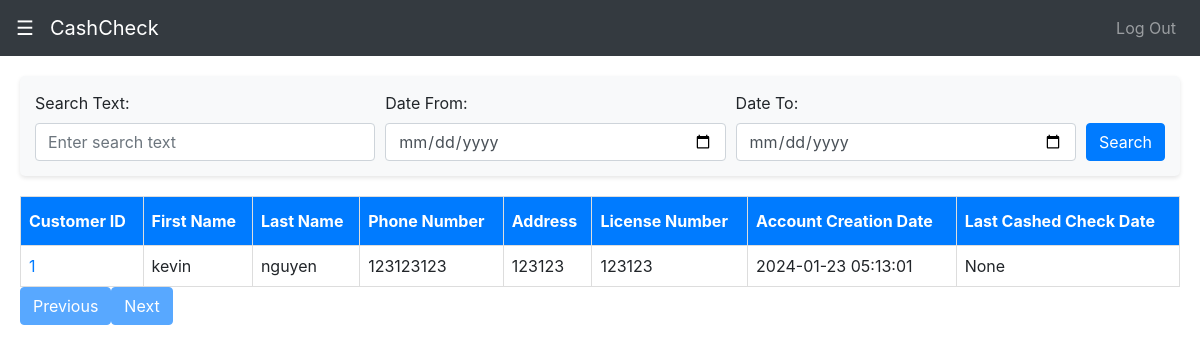
/customers (signed in), run on the app's committed database.
### tables this page shows
CREATE TABLE CUSTOMERS 

(
  customer_id INTEGER PRIMARY KEY AUTOINCREMENT,
  first_name TEXT,
  last_name TEXT,
  customer_uuid TEXT ,
  phone_number TEXT,
  address TEXT,
  license_number TEXT,
  creation_date TIMESTAMP DEFAULT CURRENT_TIMESTAMP,
  last_checked_date TIMESTAMP,
  customer_photo TEXT,
  customer_license_photo TEXT,
  is_flagged BOOLEAN DEFAULT 0,
  notes TEXT DEFAULT 'NO NOTES',
  employee_id INTEGER
  );

### cashchecking.py (the view)
@app.route('/customers', methods=['GET', 'POST'])
@login_required
def customers():
    date_to = request.args.get('date_to', '', type=str)
    date_from = request.args.get('date_from', '', type=str)
    text = request.args.get('search_text', '', type=str)
    page = request.args.get('page', 1, type=int)
    conn, cursor = get_sqlite_connection()
    results = get_customer_list(cursor, date_to, date_from, text)
    paginated_customers = results[(page - 1) * 100:page * 100]
    has_next = len(results[(page) * 100:(page+1) * 100])
    has_prev = len(results[(page-2) * 100:(page-1) * 100])
    conn.close()
    all_customers = []
    for result in paginated_customers:
        print(result)
        order_detail = {}
        order_detail['customer_id'] = result[0]
        order_detail['first_name'] = result[1]
        order_detail['last_name'] = result[2]
        order_detail['phone_number'] = result[3]
        order_detail['address'] = result[4]
        order_detail['license_number'] = result[5]
        order_detail['account_creation'] = result[6]
        order_detail['last_checked'] = result[7]
        all_customers.append(order_detail)
    return render_template('customers.html', orders_list=all_customers, has_next=has_next, current_page=page, has_prev=has_prev)

### cashchecking.py (called while the page is built)
def get_sqlite_connection():
    conn = sqlite3.connect('cashchecking.db')
    cur = conn.cursor()
    return conn, cur

@login_manager.user_loader
def load_user(user_id):
    conn, cursor = get_sqlite_connection()
    cursor.execute(f'''select username from employees where employee_id = {user_id}''')
    username = cursor.fetchone()[0]
    return User(True, user_id, username)

### templates/customers.html (shortened to what this page needs)
<!DOCTYPE html>
<html lang="en">
<head>
    <link rel="stylesheet" href="https://stackpath.bootstrapcdn.com/bootstrap/4.3.1/css/bootstrap.min.css">
</head>
<body>
    <nav class="navbar navbar-expand-lg navbar-dark bg-dark">
        <span style="color: white; cursor: pointer" class="navbar-brand" onclick="toggleSidebar()">
            &#9776;
        </span>
        <a class="navbar-brand" href="/">CashCheck</a>
        <div class="collapse navbar-collapse" id="navbarNav">
            <ul class="navbar-nav ml-auto">
                {% if current_user.is_active %}
                <li class="nav-item">
                    <a class="nav-link" href="/logout">Log Out</a>
                </li>
                {% endif %}
            </ul>
        </div>
    </nav>
 <div class="main-content" id="mainContent">
        <div class="search-bar">
            <form action="/customers" method="get">
                <div class="form-row align-items-end">
                    <div class="col">
                        <label for="searchText">Search Text:</label>
                        <input type="text" class="form-control" id="searchText" name="search_text" placeholder="Enter search text">
                    </div>
                    <div class="col">
                        <label for="dateFrom">Date From:</label>
                        <input type="date" class="form-control" id="dateFrom" name="date_from" placeholder="Date From">
                    </div>
                    <div class="col">
                        <label for="dateTo">Date To:</label>
                        <input type="date" class="form-control" id="dateTo" name="date_to" placeholder="Date To">
                    </div>
                    <div class="col-auto">
                        <button type="submit" class="btn btn-primary">Search</button>
                    </div>
                </div>
            </form>
        </div>
        <table class="custom-table">
            <thead>
                <tr>
                    <th>Customer ID</th>
                    <th>First Name</th>
                    <th>Last Name</th>
                    <th>Phone Number</th>
                    <th>Address</th>
                    <th>License Number</th>
                    <th>Account Creation Date</th>
                    <th>Last Cashed Check Date</th>
                </tr>
            </thead>
            <tbody>
                {% for result in orders_list %}
                    <tr>
                        <td><a href="/customer/{{ result.customer_id }}" class="clickable">{{ result.customer_id }}</a></td>
                        <td>{{ result.first_name }}</td>
                        <td>{{ result.last_name }}</td>
                        <td>{{ result.phone_number }}</td>
                        <td>{{ result.address }}</td>
                        <td>{{ result.license_number }}</td>
                        <td>{{ result.account_creation }}</td>
                        <td>{{ result.last_checked }}</td>
                    </tr>
                {% endfor %}
            </tbody>
        </table>
             <div class="pagination">
        {% if has_prev %}
            <a href="{{ url_for('customers', search_text=search_text, date_from=date_from, date_to=date_to, page=1) }}" class="btn btn-primary">Previous</a>
        {% else %}
            <span class="btn btn-primary disabled">Previous</span>
        {% endif %}
        {% if has_next %}
            <a href="{{ url_for('customers', search_text=search_text, date_from=date_from, date_to=date_to, page=current_page+1) }}" class="btn btn-primary">Next</a>
        {% else %}
            <span class="btn btn-primary disabled">Next</span>
        {% endif %}
    </div>
    </div>
</body>
</html>

### templates/customers.html (style rules this page uses)
.main-content { transition: margin-left .5s; padding: 20px; }
.navbar { z-index: 2; }
body { cursor: default; }
a, button { cursor: pointer; }
.custom-table { border-collapse: collapse; width: 100%; }
.custom-table th, .custom-table td { border: 1px solid #ddd; padding: 8px; }
.custom-table th { padding-top: 12px; padding-bottom: 12px; text-align: left; background-color: #007bff; color: white; }
.clickable { color: #007bff; cursor: pointer; }
.search-bar { margin-bottom: 20px; background-color: #f8f9fa; padding: 15px; border-radius: 5px; box-shadow: 0 2px 4px rgba(0, 0, 0, 0.1); }

### data on the page
CUSTOMERS: customer_id "1", first_name "kevin", last_name "nguyen", phone_number "123123123", address "123123", license_number "123123", account_creation "2024-01-23 05:13:01", last_checked "None"
